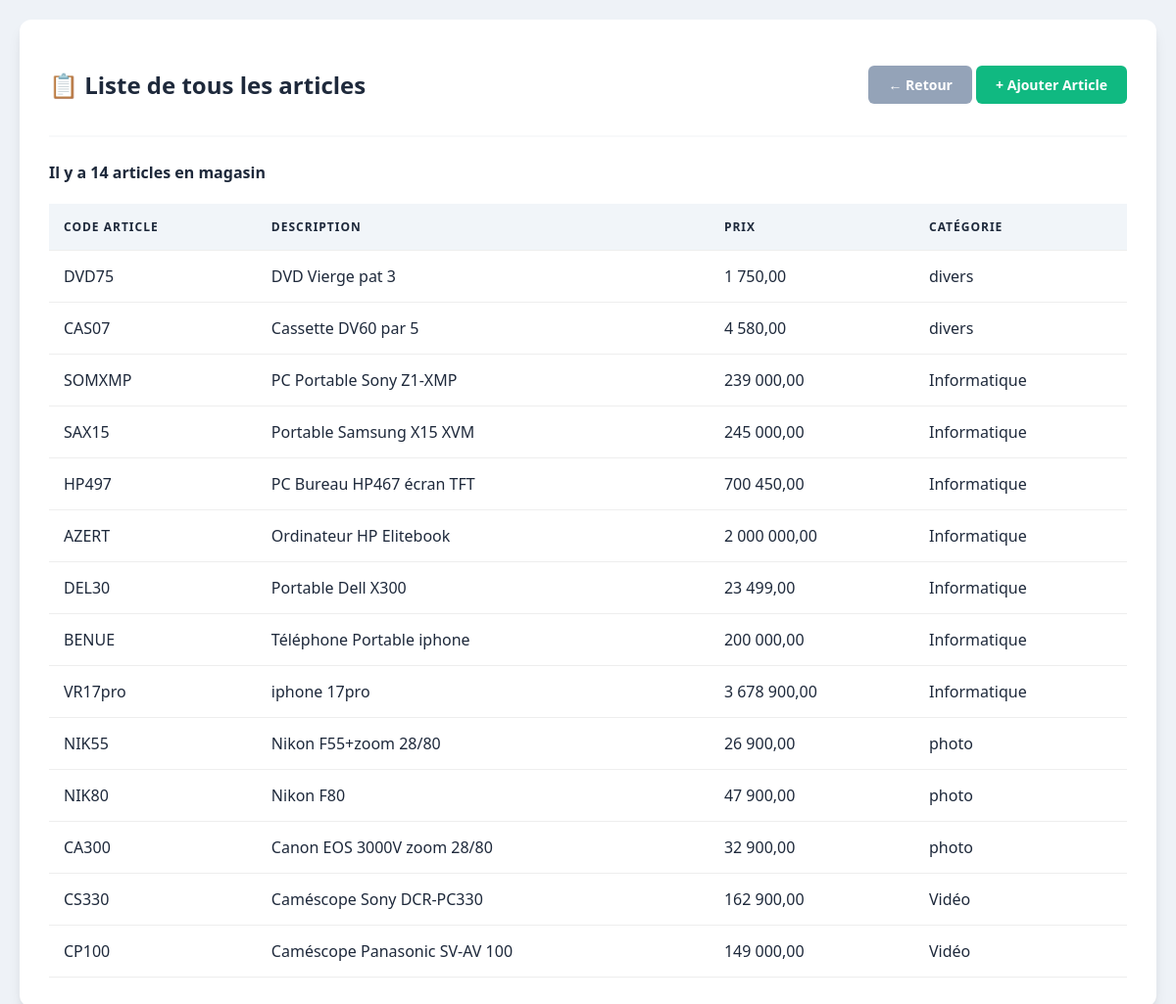
Screenshot of /liste_articles.php with the database file from the repository.
### tables this page shows
CREATE TABLE `article` (
  `codart` varchar(20) NOT NULL,
  `description` varchar(100) NOT NULL,
  `prix` decimal(10,2) NOT NULL DEFAULT 0.00,
  `categorie` varchar(50) NOT NULL
);

### liste_articles.php (the view, shortened to what this page needs)
<!DOCTYPE html>
<html lang="fr">
<head>
    <link rel="stylesheet" href="style.css">
</head>
<body>
<div class="container">
    <div class="header-actions">
        <h2>📋 Liste de tous les articles</h2>
        <div>
            <a href="acceuil.php" class="btn btn-secondary">← Retour</a>
            <a href="formulaire_article.php" class="btn btn-success">+ Ajouter Article</a>
        </div>
    </div>
    <?php
    require 'config.php';
    try {
        $stmt = $pdo->query("SELECT codart, description, prix, categorie FROM article ORDER BY categorie");
        $articles = $stmt->fetchAll(PDO::FETCH_ASSOC);
    } catch (PDOException $e) {
        echo '<div class="message-erreur">Erreur : lecture impossible de la table article.</div>';
        $articles = [];
    }
    if (empty($articles)) {
        echo '<div class="message-vide">Aucun article enregistré pour le moment.</div>';
    } else {
        $nbart = count($articles);
        echo '<h4>Il y a ' . $nbart . ' articles en magasin</h4>';
        echo '<table>';
        echo '<thead>';
        echo '<tr>';
        echo '<th>Code article</th>';
        echo '<th>Description</th>';
        echo '<th>Prix</th>';
        echo '<th>Catégorie</th>';
        echo '</tr>';
        echo '</thead>';
        echo '<tbody>';
        foreach ($articles as $ligne) {
            echo '<tr>';
            echo '<td>' . htmlspecialchars($ligne['codart']) . '</td>';
            echo '<td>' . htmlspecialchars($ligne['description']) . '</td>';
            echo '<td>' . number_format($ligne['prix'], 2, ',', ' ') . '</td>';
            echo '<td>' . htmlspecialchars($ligne['categorie']) . '</td>';
            echo '</tr>';
        }
        echo '</tbody>';
        echo '</table>';
    }
    ?>
</div>
</body>
</html>

### style.css (style rules this page uses)
:root { --primary: #6366f1; --secondary: #94a3b8; --success: #10b981; --danger: #f43f5e; --warning: #f59e0b; --accent: #8b5cf6; --light: #f8f9fa; --dark: #1e293b; --shadow: 0 10px 15px -3px rgba(0, 0, 0, 0.1), 0 4px 6px -2px rgba(0, 0, 0, 0.05); }
body { font-family: 'Segoe UI', Tahoma, Geneva, Verdana, sans-serif; background-color: #eef2f7; margin: 0; padding: 20px; color: var(--dark); }
.container { max-width: 1100px; margin: 0 auto; background: white; padding: 30px; border-radius: 12px; box-shadow: var(--shadow); }
.header-actions { display: flex; justify-content: space-between; align-items: center; margin-bottom: 25px; border-bottom: 2px solid var(--light); padding-bottom: 15px; }
.btn { display: inline-block; padding: 10px 20px; border-radius: 6px; text-decoration: none; font-weight: 600; transition: 0.3s; cursor: pointer; border: none; font-size: 14px; }
.btn-secondary { background: var(--secondary); color: white; }
.btn-success { background: var(--success); color: white; }
table { width: 100%; border-collapse: collapse; margin-top: 10px; }
th, td { padding: 15px; text-align: left; border-bottom: 1px solid #eee; }
th { background-color: #f1f5f9; color: var(--dark); text-transform: uppercase; font-size: 12px; letter-spacing: 1px; }

### rows the page displays
article: codart "DVD75", description "DVD Vierge pat 3", prix "1 750,00", categorie "divers"
article: codart "CAS07", description "Cassette DV60 par 5", prix "4 580,00", categorie "divers"
article: codart "SOMXMP", description "PC Portable Sony Z1-XMP", prix "239 000,00", categorie "Informatique"
article: codart "SAX15", description "Portable Samsung X15 XVM", prix "245 000,00", categorie "Informatique"
article: codart "HP497", description "PC Bureau HP467 écran TFT", prix "700 450,00", categorie "Informatique"
article: codart "AZERT", description "Ordinateur HP Elitebook", prix "2 000 000,00", categorie "Informatique"
article: codart "DEL30", description "Portable Dell X300", prix "23 499,00", categorie "Informatique"
article: codart "BENUE", description "Téléphone Portable iphone", prix "200 000,00", categorie "Informatique"
article: codart "VR17pro", description "iphone 17pro", prix "3 678 900,00", categorie "Informatique"
article: codart "NIK55", description "Nikon F55+zoom 28/80", prix "26 900,00", categorie "photo"
article: codart "NIK80", description "Nikon F80", prix "47 900,00", categorie "photo"
article: codart "CA300", description "Canon EOS 3000V zoom 28/80", prix "32 900,00", categorie "photo"
article: codart "CS330", description "Caméscope Sony DCR-PC330", prix "162 900,00", categorie "Vidéo"
article: codart "CP100", description "Caméscope Panasonic SV-AV 100", prix "149 000,00", categorie "Vidéo"

### other values shown
$nbart "14"
